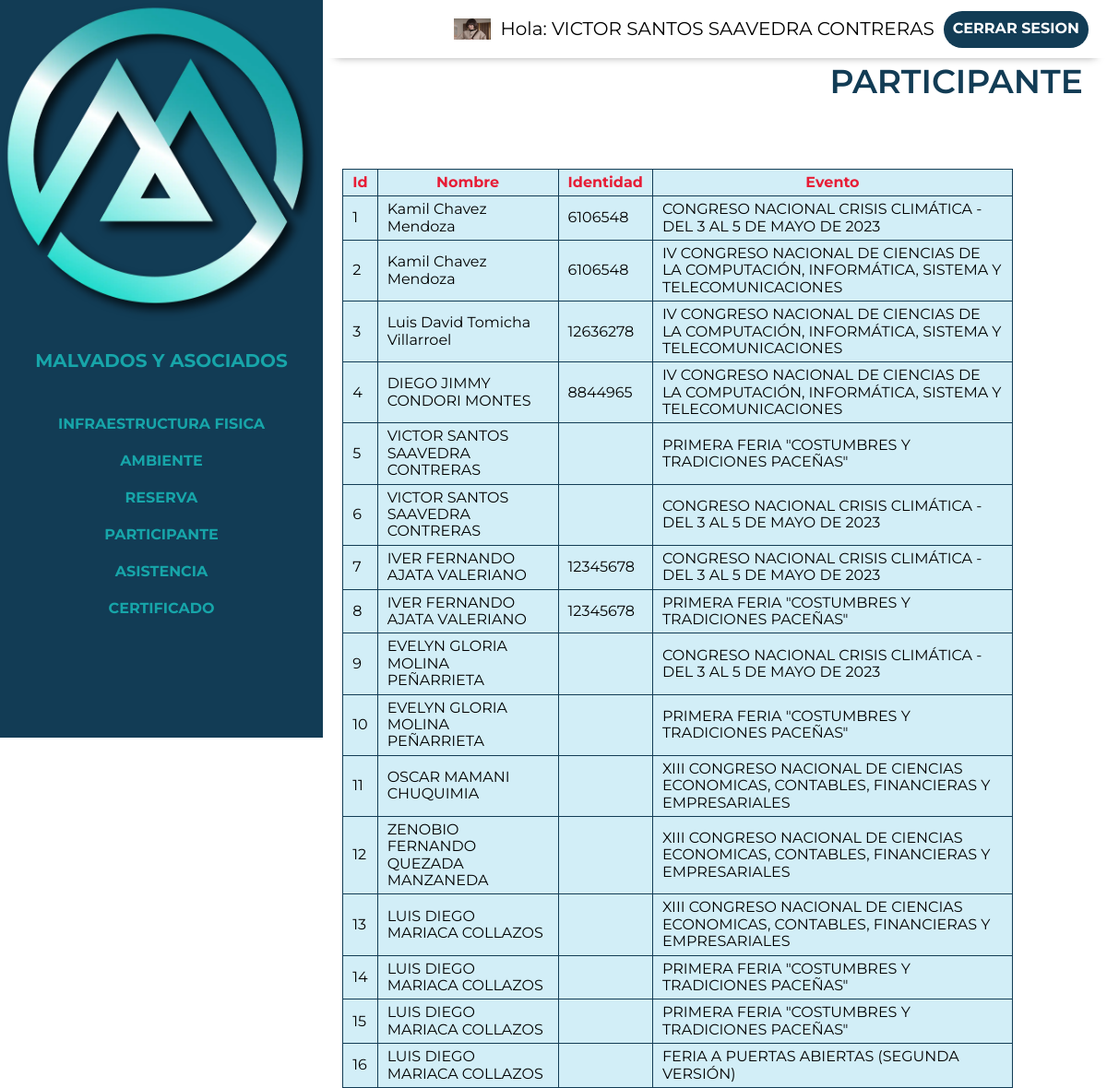
The page /control/participante.php (signed in) on the database its author committed.
### tables this page shows
CREATE TABLE `usuario` (
  `id_usuario` int(20) NOT NULL,
  `nombre` varchar(60) NOT NULL,
  `apPaterno` varchar(50) NOT NULL,
  `apMaterno` varchar(50) NOT NULL,
  `email` varchar(60) NOT NULL,
  `password` char(60) DEFAULT NULL,
  `estado` varchar(60) DEFAULT NULL,
  `identidad` varchar(60) NOT NULL,
  `foto` varchar(200) DEFAULT NULL,
  `usuario` varchar(50) DEFAULT NULL,
  `celular` varchar(20) DEFAULT NULL,
  `fechaRegistro` date DEFAULT NULL,
  `token` varchar(50) DEFAULT NULL
);

CREATE TABLE `participante` (
  `id_participante` int(20) NOT NULL,
  `id_usuario` int(20) NOT NULL,
  `id_evento` int(20) NOT NULL,
  `fecha_participante` date NOT NULL,
  `codigo_qr` varchar(225) DEFAULT NULL
);

CREATE TABLE `evento` (
  `id_evento` int(20) NOT NULL,
  `fechaEvento` date DEFAULT NULL,
  `nombreEvento` varchar(225) NOT NULL,
  `Duracion` int(45) NOT NULL,
  `descripcion` longtext NOT NULL,
  `imagen` varchar(200) DEFAULT NULL,
  `id_ambiente` int(11) NOT NULL,
  `gratuito` varchar(2) DEFAULT 'no',
  `costo` decimal(10,0) DEFAULT NULL,
  `fechaFin` date DEFAULT NULL,
  `hora_ini` time NOT NULL,
  `hora_fin` time NOT NULL,
  `estado` varchar(60) NOT NULL,
  `emite` varchar(100) NOT NULL,
  `certificado_img` varchar(100) NOT NULL
);

### control/participante.php (the view, shortened to what this page needs)
<?php require 'includes/header.php';
 include("../app/conexion.php");
    $sql="select *from participante";
    $resultado=mysqli_query($conectar,$sql);$sw=1;?>
<div class="contenedor">
    <div class="listar ">
        <h2 >Participante</h2>
    </div>
    <br/>
    <div class="tlis">
            <table  >
                <thead>
                    <tr>
                        <th data-titulo="Id:">Id</th>
                        <th data-titulo="Nombre:">Nombre</th>
                        <th data-titulo="Identidad:">Identidad</th>
                        <th data-titulo="Evento:">Evento</th>
                    </tr>
                </thead>
                <tbody>
                     <?php
                            while($filas=mysqli_fetch_assoc($resultado)){
                                $s="select * from usuario where id_usuario='".$filas['id_usuario']."'";
                                $r=mysqli_query($conectar,$s);
                                $f=mysqli_fetch_assoc($r);
                                $sqle="select * from evento where id_evento='".$filas['id_evento']."'";
                                $re=mysqli_query($conectar,$sqle);
                                $fe=mysqli_fetch_assoc($re);
                            ?>
                    <tr>
                        <td data-titulo="Id:"><?php echo $sw?></td>
                        <td data-titulo="Nombre:"><?php echo $f['nombre']." ".$f['apPaterno']." ".$f['apMaterno'];?></td>
                        <td data-titulo="Identidad:"><?php echo $f['identidad']?></td>
                        <td data-titulo="Evento:"><?php echo $fe['nombreEvento']?></td>
                    </tr>
                    <?php
                $sw=$sw+1;
                }
                    ?>
                </tbody>
            </table>
         </div>
    </div>
</div>
<?php require 'includes/footer.php' ?>

### control/includes/header.php (shortened to what this page needs)
<!DOCTYPE html>
<html lang="en">
<head>
    <link rel="stylesheet" href="https://cdn.jsdelivr.net/npm/bootstrap-icons@1.10.4/font/bootstrap-icons.css">
    <link rel="stylesheet" href="../build/css/app.css">
    <link href="https://cdn.jsdelivr.net/npm/select2@4.1.0-rc.0/dist/css/select2.min.css" rel="stylesheet" />
</head>
<body>
<div class="dashboard">
    <aside class="sidebar">
        <div class="logo-principal">
            <img  loading="lazy"  width="50" heigth="80" src="../build/img/control/logo.webp" alt="desdeaqui">
            <a href="index.php"><h3>  Malvados y Asociados </h3></a>
        </div>
        <nav class="sidebar-nav flex">
            <a href="infraestructura.php">Infraestructura Fisica</a>
            <a href="ambiente.php">Ambiente</a>
            <a href="reserva.php">Reserva</a>
            <a href="participante.php">Participante</a>
            <a href="asistencia.php">Asistencia</a>
                <a href="certificado.php">Certificado</a>
        </nav>
    </aside>
    <div class="principal">
        <div class="barra flex">
            <img src="../build/img/control/sara.webp"  style="width:40px;height:23px;" class="rounded-pill">
            <p>Hola: <span>
                <?php
                $id=$_SESSION['id'];
                include("../app/conexion.php");
                $sql="select nombre, apPaterno, apMaterno from usuario where id_usuario='$id'";
                $resultado=mysqli_query($conectar,$sql);
                $filas=mysqli_fetch_assoc($resultado);
                 echo $filas['nombre'].' '.$filas['apPaterno'].' '.$filas['apMaterno'];
                ?>
                </span></p>
            <a href="../login/cerrar_session.php" class="cerrar-sesion">Cerrar Sesion</a>
        </div>

### build/css/app.css (style rules this page uses)
html { box-sizing:border-box;font-size:62.5% }
*,:after,:before { box-sizing:inherit }
body { font-family:Montserrat,sans-serif;font-size:1.6rem }
p { color:#000;font-size:2rem }
.contenedor { margin:0 auto;max-width:120rem;width:95% }
a { text-decoration:none }
h1,h2,h3 { margin:0 0 5rem }
h2 { font-size:3.6rem }
h3 { font-size:3rem }
img { display:block;height:auto;max-width:100%;width:100% }
html { -webkit-text-size-adjust:100%;line-height:1.15 }
body { margin:0 }
a { background-color:transparent }
img { border-style:none }
.dashboard { background-color:#fff }
@media (min-width:768px) { .dashboard { display:flex;height:100vh } }
.dashboard .principal { flex:1 }
.sidebar { background-color:#123c55;width:100% }
@media (min-width:768px) { .sidebar { max-width:35rem } }
.sidebar h3 { color:#17a5a9;font-size:2rem;margin:0;padding:2rem;text-align:left }
.sidebar .sidebar-nav { flex-direction:column;margin-top:5rem }
.sidebar .sidebar-nav a { color:#17a5a9;font-weight:700;padding:1rem;text-align:left;transition-duration:.3s;transition-property:background-color;width:100% }
.barra { background-color:#fff;box-shadow:1px 12px 9px -13px rgba(0,0,0,.4);justify-content:flex-end;padding:1rem 2rem;transition-duration:.3s;transition-property:background-color }
.barra p { margin:1rem }
.listar h2 { color:#123c55;padding:.5rem;text-align:end;text-transform:uppercase }
.barra a { background-color:#123c55;border-radius:5rem }
a { align-items:center;color:#fff;display:grid;font-weight:700;height:4rem;justify-content:center;padding:1rem;text-transform:uppercase;transition-duration:.3s;transition-property:background-color }
.flex { align-items:center;display:flex }
table { background:#d2eef7;border-collapse:collapse }
table thead { color:#e71d36 }
td,th { border:1px solid #123c55;padding:5px 10px }
@media (min-width:992px) { table { display:table;width:90% } }
h2 { font-weight:600 }

### rows shown on the page
usuario: nombre "VICTOR SANTOS", apPaterno "SAAVEDRA", apMaterno "CONTRERAS"
participante: id_usuario.nombre "Kamil", id_usuario.apPaterno "Chavez", id_usuario.apMaterno "Mendoza", id_usuario.identidad "6106548", id_evento.nombreEvento "CONGRESO NACIONAL CRISIS CLIMÁTICA - DEL 3 AL 5 DE MAYO DE 2023"
participante: id_usuario.nombre "Kamil", id_usuario.apPaterno "Chavez", id_usuario.apMaterno "Mendoza", id_usuario.identidad "6106548", id_evento.nombreEvento "IV CONGRESO NACIONAL DE CIENCIAS DE LA COMPUTACIÓN, INFORMÁTICA, SISTEMA Y TELECOMUNICACIONES"
participante: id_usuario.nombre "Luis David", id_usuario.apPaterno "Tomicha", id_usuario.apMaterno "Villarroel", id_usuario.identidad "12636278", id_evento.nombreEvento "IV CONGRESO NACIONAL DE CIENCIAS DE LA COMPUTACIÓN, INFORMÁTICA, SISTEMA Y TELECOMUNICACIONES"
participante: id_usuario.nombre "DIEGO JIMMY", id_usuario.apPaterno "CONDORI", id_usuario.apMaterno "MONTES", id_usuario.identidad "8844965", id_evento.nombreEvento "IV CONGRESO NACIONAL DE CIENCIAS DE LA COMPUTACIÓN, INFORMÁTICA, SISTEMA Y TELECOMUNICACIONES"
participante: id_usuario.nombre "VICTOR SANTOS", id_usuario.apPaterno "SAAVEDRA", id_usuario.apMaterno "CONTRERAS", id_evento.nombreEvento "PRIMERA FERIA \"COSTUMBRES Y TRADICIONES PACEÑAS\""
participante: id_usuario.nombre "VICTOR SANTOS", id_usuario.apPaterno "SAAVEDRA", id_usuario.apMaterno "CONTRERAS", id_evento.nombreEvento "CONGRESO NACIONAL CRISIS CLIMÁTICA - DEL 3 AL 5 DE MAYO DE 2023"
participante: id_usuario.nombre "IVER FERNANDO", id_usuario.apPaterno "AJATA", id_usuario.apMaterno "VALERIANO", id_usuario.identidad "12345678", id_evento.nombreEvento "CONGRESO NACIONAL CRISIS CLIMÁTICA - DEL 3 AL 5 DE MAYO DE 2023"
participante: id_usuario.nombre "IVER FERNANDO", id_usuario.apPaterno "AJATA", id_usuario.apMaterno "VALERIANO", id_usuario.identidad "12345678", id_evento.nombreEvento "PRIMERA FERIA \"COSTUMBRES Y TRADICIONES PACEÑAS\""
participante: id_usuario.nombre "EVELYN GLORIA", id_usuario.apPaterno "MOLINA", id_usuario.apMaterno "PEÑARRIETA", id_evento.nombreEvento "CONGRESO NACIONAL CRISIS CLIMÁTICA - DEL 3 AL 5 DE MAYO DE 2023"
participante: id_usuario.nombre "EVELYN GLORIA", id_usuario.apPaterno "MOLINA", id_usuario.apMaterno "PEÑARRIETA", id_evento.nombreEvento "PRIMERA FERIA \"COSTUMBRES Y TRADICIONES PACEÑAS\""
participante: id_usuario.nombre "OSCAR", id_usuario.apPaterno "MAMANI", id_usuario.apMaterno "CHUQUIMIA", id_evento.nombreEvento "XIII CONGRESO NACIONAL DE CIENCIAS ECONOMICAS, CONTABLES, FINANCIERAS Y EMPRESARIALES"
participante: id_usuario.nombre "ZENOBIO FERNANDO", id_usuario.apPaterno "QUEZADA", id_usuario.apMaterno "MANZANEDA", id_evento.nombreEvento "XIII CONGRESO NACIONAL DE CIENCIAS ECONOMICAS, CONTABLES, FINANCIERAS Y EMPRESARIALES"
participante: id_usuario.nombre "LUIS DIEGO", id_usuario.apPaterno "MARIACA", id_usuario.apMaterno "COLLAZOS", id_evento.nombreEvento "XIII CONGRESO NACIONAL DE CIENCIAS ECONOMICAS, CONTABLES, FINANCIERAS Y EMPRESARIALES"
participante: id_usuario.nombre "LUIS DIEGO", id_usuario.apPaterno "MARIACA", id_usuario.apMaterno "COLLAZOS", id_evento.nombreEvento "PRIMERA FERIA \"COSTUMBRES Y TRADICIONES PACEÑAS\""
participante: id_usuario.nombre "LUIS DIEGO", id_usuario.apPaterno "MARIACA", id_usuario.apMaterno "COLLAZOS", id_evento.nombreEvento "PRIMERA FERIA \"COSTUMBRES Y TRADICIONES PACEÑAS\""
participante: id_usuario.nombre "LUIS DIEGO", id_usuario.apPaterno "MARIACA", id_usuario.apMaterno "COLLAZOS", id_evento.nombreEvento "FERIA A PUERTAS ABIERTAS (SEGUNDA VERSIÓN)"
